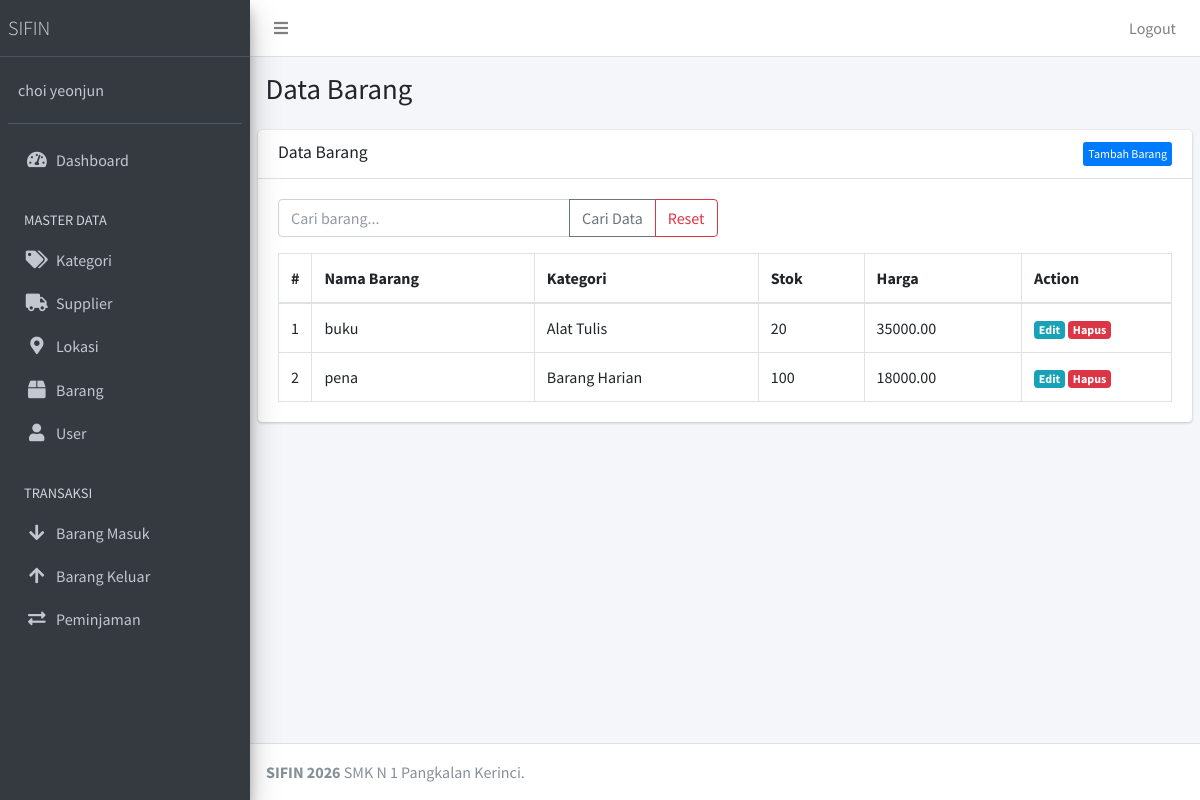
The app's page /public/barang (signed in) with its own data.
### tables this page shows
CREATE TABLE `barang` (
  `id_barang` int NOT NULL,
  `kode_barang` varchar(50) NOT NULL,
  `nama_barang` varchar(150) NOT NULL,
  `id_kategori` int NOT NULL,
  `id_supplier` int DEFAULT NULL,
  `id_lokasi` int DEFAULT NULL,
  `stok` int NOT NULL,
  `stok_minimum` int NOT NULL,
  `harga` decimal(15,2) NOT NULL,
  `satuan` varchar(30) NOT NULL,
  `id_user` int NOT NULL
);

CREATE TABLE `kategori` (
  `id_kategori` int NOT NULL,
  `nama_kategori` varchar(100) NOT NULL
);

### app/core/Controller.php (called while the page is built, shortened)
<?php
class Controller {
    public function view($view, $data = [])
    {
        require_once '../app/views/'.$view.'.php';
    }
    public function model($model)
    {
        return new $model;
    }
}

### app/controllers/Barang.php (called while the page is built, shortened)
<?php
class Barang extends Controller
{
    public function index()
    {
        $data['title']    = 'Data Barang';
        $data['barang'] = $this->model('BarangModel')->getAllBarang();
        $this->view('barang/index', $data);
    }
}

### app/core/App.php (called while the page is built, shortened)
<?php
class App{
	protected $method = 'index';
	protected $params = [];
	public function __construct(){
		$this->controller = new $this->controller;
		call_user_func_array([$this->controller, $this->method], $this->params);
	}
}

### public/index.php (called while the page is built, shortened)
<?php
$app = new app;

### app/core/Database.php (called while the page is built, shortened)
<?php
class Database{
	private $host = DB_HOST;
	private $user = DB_USER;
	private $pass = DB_PASS;
	private $dbnm = DB_NAME;
	private $dbh;
	private $stmt;
	public function __construct()
	{
		$dsn = 'mysql:host='. $this->host .';dbname='. $this->dbnm;
		$option = [
			PDO::ATTR_PERSISTENT => true,
			PDO::ATTR_ERRMODE => PDO::ERRMODE_EXCEPTION
		];
		try{
			$this->dbh = new PDO($dsn,$this->user,$this->pass, $option);
		}catch(PDOException $e){
			die($e->getMessage());
		}
	}
	public function query($query)
	{
		$this->stmt = $this->dbh->prepare($query);
	}
	public function execute()
	{
		$this->stmt->execute();
	}
	public function resultSet()
	{
		$this->execute();
		return $this->stmt->fetchAll(PDO::FETCH_ASSOC);
	}
}

### app/models/BarangModel.php (called while the page is built, shortened)
<?php
class BarangModel
{
    private $db;
    public function __construct()
    {
        $this->db = new Database;
    }
    private $baseQuery = "SELECT b.*, k.nama_kategori, s.nama_supplier, l.nama_lokasi
                           FROM barang b
                           LEFT JOIN kategori k ON b.id_kategori = k.id_kategori
                           LEFT JOIN supplier s ON b.id_supplier = s.id_supplier
                           LEFT JOIN lokasi l ON b.id_lokasi = l.id_lokasi";
    public function getAllBarang()
    {
        $this->db->query($this->baseQuery . ' ORDER BY b.id_barang DESC');
        return $this->db->resultSet();
    }
}

### app/views/barang/index.php (the view, shortened to what this page needs)
<div class="content-wrapper">
  <section class="content-header">
    <div class="container-fluid">
      <div class="row mb-2">
        <div class="col-sm-6">
          <h1><?= $data['title']; ?></h1>
        </div>
      </div>
    </div>
  </section>
  <section class="content">
    <div class="card">
      <div class="card-header">
        <h3 class="card-title"><?= $data['title']; ?></h3>
        <a href="<?= base_url; ?>/barang/tambah" class="btn float-right btn-xs btn-primary">Tambah Barang</a>
      </div>
      <div class="card-body">
        <form action="<?= base_url; ?>/barang/cari" method="post">
          <div class="row mb-3">
            <div class="col-lg-6">
              <div class="input-group">
                <input type="text" class="form-control" name="key" placeholder="Cari barang...">
                <div class="input-group-append">
                  <button class="btn btn-outline-secondary" type="submit">Cari Data</button>
                  <a class="btn btn-outline-danger" href="<?= base_url; ?>/barang">Reset</a>
                </div>
              </div>
            </div>
          </div>
        </form>
        <table class="table table-bordered">
          <thead>
            <tr>
              <th style="width:10px">#</th>
              <th>Nama Barang</th>
              <th>Kategori</th>
              <th>Stok</th>
              <th>Harga</th>
              <th style="width:150px">Action</th>
            </tr>
          </thead>
          <tbody>
            <?php $no = 1; foreach ($data['barang'] as $row): ?>
              <tr>
                <td><?= $no++; ?></td>
                <td><?= $row['nama_barang']; ?></td>
                <td><?= $row['nama_kategori']; ?></td>
                <td><?= $row['stok']; ?></td>
                <td><?= $row['harga']; ?></td>
                <td>
                  <a href="<?= base_url; ?>/barang/edit/<?= $row['id_barang'] ?>" class="badge badge-info">Edit</a>
                  <a href="<?= base_url; ?>/barang/hapus/<?= $row['id_barang'] ?>" class="badge badge-danger" onclick="return confirm('Hapus data?');">Hapus</a>
                </td>
              </tr>
            <?php endforeach; ?>
          </tbody>
        </table>
      </div>
    </div>
  </section>
</div>

### records on screen
barang: nama_barang "buku", id_kategori.nama_kategori "Alat Tulis", stok "20", harga "35000.00"
barang: nama_barang "pena", id_kategori.nama_kategori "Barang Harian", stok "100", harga "18000.00"

### other values on screen
$_SESSION['nama_lengkap'] "choi yeonjun"
$data['title'] "Data Barang"
